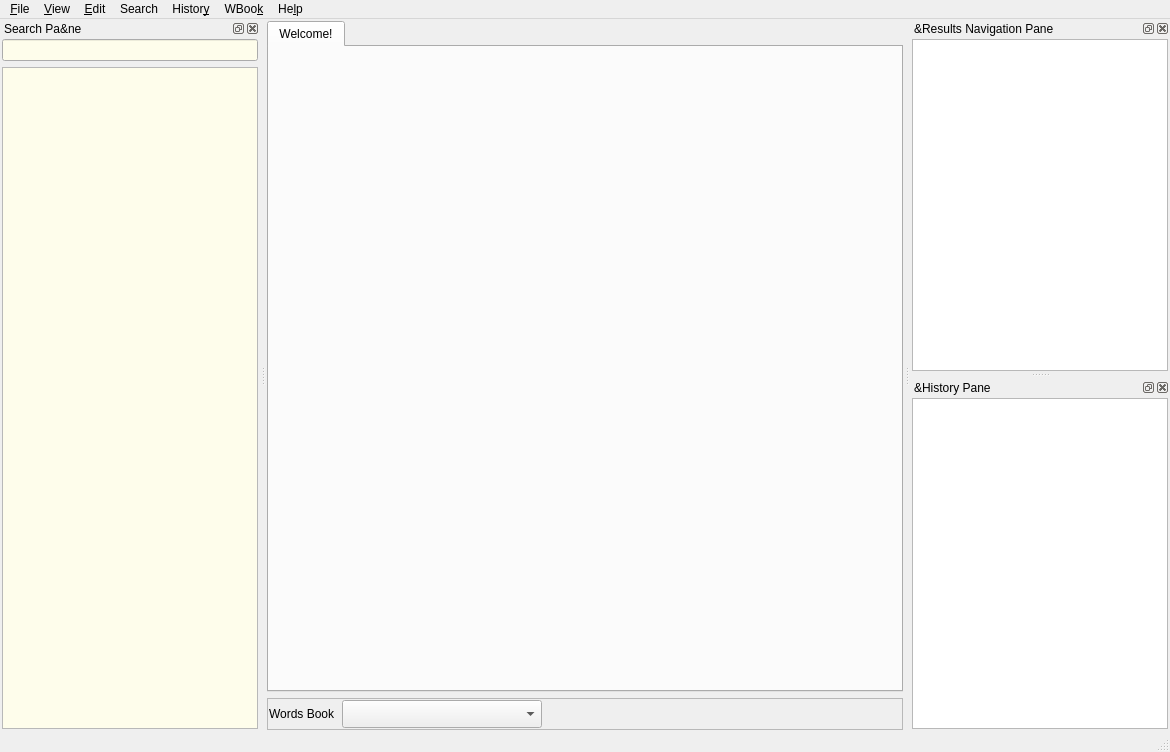
<?xml version="1.0" encoding="UTF-8"?>
<ui version="4.0">
 <class>MainWindow</class>
 <widget class="QMainWindow" name="MainWindow">
  <property name="geometry">
   <rect>
    <x>0</x>
    <y>0</y>
    <width>1170</width>
    <height>752</height>
   </rect>
  </property>
  <property name="windowTitle">
   <string notr="true">GoldenDict</string>
  </property>
  <widget class="QWidget" name="centralWidget">
   <layout class="QVBoxLayout" name="verticalLayout_centralWidget">
    <property name="leftMargin">
     <number>1</number>
    </property>
    <property name="topMargin">
     <number>2</number>
    </property>
    <property name="rightMargin">
     <number>1</number>
    </property>
    <property name="bottomMargin">
     <number>0</number>
    </property>
    <item>
     <widget class="MainTabWidget" name="tabWidget">
      <property name="currentIndex">
       <number>0</number>
      </property>
      <property name="iconSize">
       <size>
        <width>16</width>
        <height>16</height>
       </size>
      </property>
      <property name="elideMode">
       <enum>Qt::ElideRight</enum>
      </property>
      <widget class="QWidget" name="tab">
       <attribute name="title">
        <string>Welcome!</string>
       </attribute>
       <layout class="QHBoxLayout" name="horizontalLayout_4">
        <property name="leftMargin">
         <number>0</number>
        </property>
        <property name="topMargin">
         <number>0</number>
        </property>
        <property name="rightMargin">
         <number>0</number>
        </property>
        <property name="bottomMargin">
         <number>0</number>
        </property>
       </layout>
      </widget>
     </widget>
    </item>
    <item>
     <widget class="QFrame" name="frame_wordbook">
      <property name="minimumSize">
       <size>
        <width>0</width>
        <height>32</height>
       </size>
      </property>
      <property name="maximumSize">
       <size>
        <width>16777215</width>
        <height>32</height>
       </size>
      </property>
      <property name="styleSheet">
       <string notr="true">#comboBox_wordbook{
	padding-left:4px;
}</string>
      </property>
      <property name="frameShape">
       <enum>QFrame::StyledPanel</enum>
      </property>
      <property name="frameShadow">
       <enum>QFrame::Plain</enum>
      </property>
      <layout class="QHBoxLayout" name="horizontalLayout">
       <property name="spacing">
        <number>6</number>
       </property>
       <property name="leftMargin">
        <number>1</number>
       </property>
       <property name="topMargin">
        <number>1</number>
       </property>
       <property name="rightMargin">
        <number>1</number>
       </property>
       <property name="bottomMargin">
        <number>1</number>
       </property>
       <item>
        <widget class="QLabel" name="label_wbTitle">
         <property name="minimumSize">
          <size>
           <width>0</width>
           <height>28</height>
          </size>
         </property>
         <property name="text">
          <string>Words Book</string>
         </property>
        </widget>
       </item>
       <item>
        <widget class="QComboBox" name="comboBox_wordbook">
         <property name="sizePolicy">
          <sizepolicy hsizetype="Preferred" vsizetype="Preferred">
           <horstretch>0</horstretch>
           <verstretch>0</verstretch>
          </sizepolicy>
         </property>
         <property name="minimumSize">
          <size>
           <width>200</width>
           <height>28</height>
          </size>
         </property>
        </widget>
       </item>
       <item>
        <widget class="QLabel" name="label_wbCount">
         <property name="text">
          <string/>
         </property>
        </widget>
       </item>
       <item>
        <widget class="QWidget" name="widget_wbStar" native="true">
         <property name="minimumSize">
          <size>
           <width>0</width>
           <height>26</height>
          </size>
         </property>
         <property name="maximumSize">
          <size>
           <width>16777215</width>
           <height>26</height>
          </size>
         </property>
         <layout class="QHBoxLayout" name="horizontalLayout_wbStar">
          <property name="spacing">
           <number>0</number>
          </property>
          <property name="leftMargin">
           <number>0</number>
          </property>
          <property name="topMargin">
           <number>1</number>
          </property>
          <property name="rightMargin">
           <number>0</number>
          </property>
          <property name="bottomMargin">
           <number>1</number>
          </property>
          <item>
           <spacer name="horizontalSpacer">
            <property name="orientation">
             <enum>Qt::Horizontal</enum>
            </property>
            <property name="sizeHint" stdset="0">
             <size>
              <width>311</width>
              <height>20</height>
             </size>
            </property>
           </spacer>
          </item>
          <item>
           <widget class="QPushButton" name="pushButton_wbStar0">
            <property name="minimumSize">
             <size>
              <width>24</width>
              <height>24</height>
             </size>
            </property>
            <property name="maximumSize">
             <size>
              <width>24</width>
              <height>24</height>
             </size>
            </property>
            <property name="text">
             <string/>
            </property>
            <property name="icon">
             <iconset resource="resources.qrc">
              <normaloff>:/icons/closetab.png</normaloff>:/icons/closetab.png</iconset>
            </property>
            <property name="flat">
             <bool>true</bool>
            </property>
           </widget>
          </item>
          <item>
           <widget class="QPushButton" name="pushButton_wbStar1">
            <property name="minimumSize">
             <size>
              <width>24</width>
              <height>24</height>
             </size>
            </property>
            <property name="maximumSize">
             <size>
              <width>24</width>
              <height>24</height>
             </size>
            </property>
            <property name="text">
             <string/>
            </property>
            <property name="flat">
             <bool>true</bool>
            </property>
           </widget>
          </item>
          <item>
           <widget class="QPushButton" name="pushButton_wbStar2">
            <property name="minimumSize">
             <size>
              <width>24</width>
              <height>24</height>
             </size>
            </property>
            <property name="maximumSize">
             <size>
              <width>24</width>
              <height>24</height>
             </size>
            </property>
            <property name="text">
             <string/>
            </property>
            <property name="flat">
             <bool>true</bool>
            </property>
           </widget>
          </item>
          <item>
           <widget class="QPushButton" name="pushButton_wbStar3">
            <property name="minimumSize">
             <size>
              <width>24</width>
              <height>24</height>
             </size>
            </property>
            <property name="maximumSize">
             <size>
              <width>24</width>
              <height>24</height>
             </size>
            </property>
            <property name="text">
             <string/>
            </property>
            <property name="flat">
             <bool>true</bool>
            </property>
           </widget>
          </item>
          <item>
           <widget class="QPushButton" name="pushButton_wbStar4">
            <property name="minimumSize">
             <size>
              <width>24</width>
              <height>24</height>
             </size>
            </property>
            <property name="maximumSize">
             <size>
              <width>24</width>
              <height>24</height>
             </size>
            </property>
            <property name="text">
             <string/>
            </property>
            <property name="flat">
             <bool>true</bool>
            </property>
           </widget>
          </item>
          <item>
           <widget class="QPushButton" name="pushButton_wbStar5">
            <property name="minimumSize">
             <size>
              <width>24</width>
              <height>24</height>
             </size>
            </property>
            <property name="maximumSize">
             <size>
              <width>24</width>
              <height>24</height>
             </size>
            </property>
            <property name="text">
             <string/>
            </property>
            <property name="iconSize">
             <size>
              <width>16</width>
              <height>16</height>
             </size>
            </property>
            <property name="flat">
             <bool>true</bool>
            </property>
           </widget>
          </item>
         </layout>
        </widget>
       </item>
      </layout>
     </widget>
    </item>
   </layout>
  </widget>
  <widget class="QMenuBar" name="menubar">
   <property name="geometry">
    <rect>
     <x>0</x>
     <y>0</y>
     <width>1170</width>
     <height>23</height>
    </rect>
   </property>
   <widget class="QMenu" name="menuFile">
    <property name="title">
     <string>&amp;File</string>
    </property>
    <addaction name="newTab"/>
    <addaction name="separator"/>
    <addaction name="pageSetup"/>
    <addaction name="printPreview"/>
    <addaction name="print"/>
    <addaction name="separator"/>
    <addaction name="saveArticle"/>
    <addaction name="separator"/>
    <addaction name="rescanFiles"/>
    <addaction name="separator"/>
    <addaction name="actionCloseToTray"/>
    <addaction name="quit"/>
   </widget>
   <widget class="QMenu" name="menu_Edit">
    <property name="title">
     <string>&amp;Edit</string>
    </property>
    <addaction name="dictionaries"/>
    <addaction name="preferences"/>
   </widget>
   <widget class="QMenu" name="menu_Help">
    <property name="title">
     <string>He&amp;lp</string>
    </property>
    <addaction name="showReference"/>
    <addaction name="separator"/>
    <addaction name="visitHomepage"/>
    <addaction name="visitForum"/>
    <addaction name="separator"/>
    <addaction name="openConfigFolder"/>
    <addaction name="separator"/>
    <addaction name="about"/>
   </widget>
   <widget class="QMenu" name="menuView">
    <property name="title">
     <string>&amp;View</string>
    </property>
    <widget class="QMenu" name="menuZoom">
     <property name="title">
      <string>&amp;Zoom</string>
     </property>
    </widget>
    <addaction name="menuZoom"/>
   </widget>
   <widget class="QMenu" name="menuHistory">
    <property name="title">
     <string>Histor&amp;y</string>
    </property>
    <addaction name="showHideHistory"/>
    <addaction name="exportHistory"/>
    <addaction name="importHistory"/>
    <addaction name="separator"/>
    <addaction name="clearHistory"/>
   </widget>
   <widget class="QMenu" name="menuSearch">
    <property name="title">
     <string>Search</string>
    </property>
    <addaction name="searchInPageAction"/>
    <addaction name="fullTextSearchAction"/>
   </widget>
   <widget class="QMenu" name="menuWBook">
    <property name="title">
     <string>WBoo&amp;k</string>
    </property>
    <addaction name="actionAppendToWBook"/>
    <addaction name="actionAdd_removeFromWBook"/>
    <addaction name="actionOpenWordBook"/>
   </widget>
   <addaction name="menuFile"/>
   <addaction name="menuView"/>
   <addaction name="menu_Edit"/>
   <addaction name="menuSearch"/>
   <addaction name="menuHistory"/>
   <addaction name="menuWBook"/>
   <addaction name="menu_Help"/>
  </widget>
  <widget class="QDockWidget" name="searchPane">
   <property name="windowTitle">
    <string>Search Pa&amp;ne</string>
   </property>
   <attribute name="dockWidgetArea">
    <number>1</number>
   </attribute>
   <widget class="SearchPaneWidget" name="searchPaneWidget">
    <property name="sizePolicy">
     <sizepolicy hsizetype="Preferred" vsizetype="Preferred">
      <horstretch>0</horstretch>
      <verstretch>0</verstretch>
     </sizepolicy>
    </property>
    <layout class="QVBoxLayout" name="verticalLayout">
     <property name="leftMargin">
      <number>2</number>
     </property>
     <property name="topMargin">
      <number>1</number>
     </property>
     <property name="rightMargin">
      <number>2</number>
     </property>
     <property name="bottomMargin">
      <number>1</number>
     </property>
     <item>
      <widget class="QLineEdit" name="translateLine">
       <property name="minimumSize">
        <size>
         <width>200</width>
         <height>0</height>
        </size>
       </property>
       <property name="baseSize">
        <size>
         <width>0</width>
         <height>0</height>
        </size>
       </property>
       <property name="palette">
        <palette>
         <active>
          <colorrole role="Base">
           <brush brushstyle="SolidPattern">
            <color alpha="255">
             <red>254</red>
             <green>253</green>
             <blue>235</blue>
            </color>
           </brush>
          </colorrole>
         </active>
         <inactive>
          <colorrole role="Base">
           <brush brushstyle="SolidPattern">
            <color alpha="255">
             <red>254</red>
             <green>253</green>
             <blue>235</blue>
            </color>
           </brush>
          </colorrole>
         </inactive>
         <disabled>
          <colorrole role="Base">
           <brush brushstyle="SolidPattern">
            <color alpha="255">
             <red>255</red>
             <green>255</green>
             <blue>255</blue>
            </color>
           </brush>
          </colorrole>
         </disabled>
        </palette>
       </property>
       <property name="frame">
        <bool>true</bool>
       </property>
      </widget>
     </item>
     <item>
      <widget class="WordList" name="wordList">
       <property name="palette">
        <palette>
         <active>
          <colorrole role="Base">
           <brush brushstyle="SolidPattern">
            <color alpha="255">
             <red>254</red>
             <green>253</green>
             <blue>235</blue>
            </color>
           </brush>
          </colorrole>
         </active>
         <inactive>
          <colorrole role="Base">
           <brush brushstyle="SolidPattern">
            <color alpha="255">
             <red>254</red>
             <green>253</green>
             <blue>235</blue>
            </color>
           </brush>
          </colorrole>
         </inactive>
         <disabled>
          <colorrole role="Base">
           <brush brushstyle="SolidPattern">
            <color alpha="255">
             <red>255</red>
             <green>255</green>
             <blue>255</blue>
            </color>
           </brush>
          </colorrole>
         </disabled>
        </palette>
       </property>
      </widget>
     </item>
    </layout>
   </widget>
  </widget>
  <widget class="QDockWidget" name="dictsPane">
   <property name="windowTitle">
    <string>&amp;Results Navigation Pane</string>
   </property>
   <attribute name="dockWidgetArea">
    <number>2</number>
   </attribute>
   <widget class="DictsPaneWidget" name="dictsPaneWidget">
    <layout class="QVBoxLayout" name="verticalLayout_2">
     <property name="leftMargin">
      <number>2</number>
     </property>
     <property name="topMargin">
      <number>1</number>
     </property>
     <property name="rightMargin">
      <number>2</number>
     </property>
     <property name="bottomMargin">
      <number>1</number>
     </property>
     <item>
      <widget class="QListWidget" name="dictsList"/>
     </item>
    </layout>
   </widget>
  </widget>
  <widget class="QDockWidget" name="historyPane">
   <property name="windowTitle">
    <string>&amp;History Pane</string>
   </property>
   <attribute name="dockWidgetArea">
    <number>2</number>
   </attribute>
   <widget class="HistoryPaneWidget" name="historyPaneWidget">
    <layout class="QVBoxLayout" name="verticalLayout_3">
     <property name="spacing">
      <number>2</number>
     </property>
     <property name="leftMargin">
      <number>2</number>
     </property>
     <property name="topMargin">
      <number>1</number>
     </property>
     <property name="rightMargin">
      <number>2</number>
     </property>
     <property name="bottomMargin">
      <number>1</number>
     </property>
     <item>
      <widget class="QListView" name="historyList"/>
     </item>
    </layout>
   </widget>
  </widget>
  <widget class="QStatusBar" name="statusBar"/>
  <action name="dictionaries">
   <property name="icon">
    <iconset resource="resources.qrc">
     <normaloff>:/icons/book.png</normaloff>:/icons/book.png</iconset>
   </property>
   <property name="text">
    <string>&amp;Dictionaries...</string>
   </property>
   <property name="shortcut">
    <string>F3</string>
   </property>
   <property name="menuRole">
    <enum>QAction::NoRole</enum>
   </property>
  </action>
  <action name="preferences">
   <property name="icon">
    <iconset resource="resources.qrc">
     <normaloff>:/icons/configure.png</normaloff>:/icons/configure.png</iconset>
   </property>
   <property name="text">
    <string>&amp;Preferences...</string>
   </property>
   <property name="shortcut">
    <string>F4</string>
   </property>
   <property name="menuRole">
    <enum>QAction::PreferencesRole</enum>
   </property>
  </action>
  <action name="visitHomepage">
   <property name="text">
    <string>&amp;Homepage</string>
   </property>
   <property name="menuRole">
    <enum>QAction::NoRole</enum>
   </property>
  </action>
  <action name="about">
   <property name="text">
    <string>&amp;About</string>
   </property>
   <property name="toolTip">
    <string>About GoldenDict</string>
   </property>
   <property name="menuRole">
    <enum>QAction::AboutRole</enum>
   </property>
  </action>
  <action name="quit">
   <property name="text">
    <string>&amp;Quit</string>
   </property>
   <property name="toolTip">
    <string>Quit from application</string>
   </property>
   <property name="shortcut">
    <string>Ctrl+Q</string>
   </property>
   <property name="menuRole">
    <enum>QAction::QuitRole</enum>
   </property>
  </action>
  <action name="visitForum">
   <property name="text">
    <string>&amp;Forum</string>
   </property>
   <property name="menuRole">
    <enum>QAction::NoRole</enum>
   </property>
  </action>
  <action name="actionCloseToTray">
   <property name="text">
    <string>&amp;Close To Tray</string>
   </property>
   <property name="toolTip">
    <string>Minimizes the window to tray</string>
   </property>
   <property name="shortcut">
    <string>Ctrl+F4</string>
   </property>
   <property name="menuRole">
    <enum>QAction::NoRole</enum>
   </property>
  </action>
  <action name="saveArticle">
   <property name="icon">
    <iconset resource="resources.qrc">
     <normaloff>:/icons/filesave.png</normaloff>:/icons/filesave.png</iconset>
   </property>
   <property name="text">
    <string>&amp;Save Article</string>
   </property>
   <property name="toolTip">
    <string>Save Article</string>
   </property>
   <property name="shortcut">
    <string>F2</string>
   </property>
   <property name="menuRole">
    <enum>QAction::NoRole</enum>
   </property>
  </action>
  <action name="print">
   <property name="icon">
    <iconset resource="resources.qrc">
     <normaloff>:/icons/print.png</normaloff>:/icons/print.png</iconset>
   </property>
   <property name="text">
    <string>&amp;Print</string>
   </property>
   <property name="shortcut">
    <string>Ctrl+P</string>
   </property>
   <property name="menuRole">
    <enum>QAction::NoRole</enum>
   </property>
  </action>
  <action name="pageSetup">
   <property name="text">
    <string>Page Set&amp;up</string>
   </property>
   <property name="menuRole">
    <enum>QAction::NoRole</enum>
   </property>
  </action>
  <action name="printPreview">
   <property name="text">
    <string>Print Pre&amp;view</string>
   </property>
   <property name="menuRole">
    <enum>QAction::NoRole</enum>
   </property>
  </action>
  <action name="rescanFiles">
   <property name="text">
    <string>&amp;Rescan Files</string>
   </property>
   <property name="shortcut">
    <string>Ctrl+F5</string>
   </property>
   <property name="menuRole">
    <enum>QAction::NoRole</enum>
   </property>
  </action>
  <action name="clearHistory">
   <property name="text">
    <string>&amp;Clear</string>
   </property>
   <property name="menuRole">
    <enum>QAction::NoRole</enum>
   </property>
  </action>
  <action name="newTab">
   <property name="icon">
    <iconset resource="resources.qrc">
     <normaloff>:/icons/addtab.png</normaloff>:/icons/addtab.png</iconset>
   </property>
   <property name="text">
    <string>&amp;New Tab</string>
   </property>
   <property name="shortcut">
    <string>Ctrl+T</string>
   </property>
   <property name="shortcutContext">
    <enum>Qt::WidgetShortcut</enum>
   </property>
   <property name="menuRole">
    <enum>QAction::NoRole</enum>
   </property>
  </action>
  <action name="openConfigFolder">
   <property name="text">
    <string>&amp;Configuration Folder</string>
   </property>
   <property name="menuRole">
    <enum>QAction::NoRole</enum>
   </property>
  </action>
  <action name="showHideHistory">
   <property name="text">
    <string>&amp;Show</string>
   </property>
   <property name="shortcut">
    <string>Ctrl+H</string>
   </property>
   <property name="menuRole">
    <enum>QAction::NoRole</enum>
   </property>
  </action>
  <action name="exportHistory">
   <property name="text">
    <string>&amp;Export</string>
   </property>
   <property name="menuRole">
    <enum>QAction::NoRole</enum>
   </property>
  </action>
  <action name="importHistory">
   <property name="text">
    <string>&amp;Import</string>
   </property>
   <property name="menuRole">
    <enum>QAction::NoRole</enum>
   </property>
  </action>
  <action name="alwaysOnTop">
   <property name="checkable">
    <bool>true</bool>
   </property>
   <property name="text">
    <string>&amp;Always on Top</string>
   </property>
   <property name="toolTip">
    <string>Always on Top</string>
   </property>
   <property name="shortcut">
    <string>Ctrl+O</string>
   </property>
  </action>
  <action name="menuOptions">
   <property name="icon">
    <iconset resource="resources.qrc">
     <normaloff>:/icons/menu_button.png</normaloff>:/icons/menu_button.png</iconset>
   </property>
   <property name="text">
    <string>Menu Button</string>
   </property>
   <property name="toolTip">
    <string>Menu Button</string>
   </property>
  </action>
  <action name="searchInPageAction">
   <property name="text">
    <string>&amp;Search in page</string>
   </property>
   <property name="shortcut">
    <string>Ctrl+F</string>
   </property>
   <property name="menuRole">
    <enum>QAction::TextHeuristicRole</enum>
   </property>
  </action>
  <action name="fullTextSearchAction">
   <property name="text">
    <string>&amp;Full-text search</string>
   </property>
   <property name="shortcut">
    <string>Ctrl+Shift+F</string>
   </property>
   <property name="shortcutContext">
    <enum>Qt::WidgetWithChildrenShortcut</enum>
   </property>
   <property name="menuRole">
    <enum>QAction::TextHeuristicRole</enum>
   </property>
  </action>
  <action name="showReference">
   <property name="text">
    <string>&amp;GoldenDict reference</string>
   </property>
   <property name="shortcut">
    <string>F1</string>
   </property>
  </action>
  <action name="actionAppendToWBook">
   <property name="icon">
    <iconset resource="resources.qrc">
     <normaloff>:/icons/addtab.png</normaloff>:/icons/addtab.png</iconset>
   </property>
   <property name="text">
    <string>&amp;Append</string>
   </property>
   <property name="shortcut">
    <string>F8</string>
   </property>
  </action>
  <action name="actionAdd_removeFromWBook">
   <property name="icon">
    <iconset resource="resources.qrc">
     <normaloff>:/icons/closetab.png</normaloff>:/icons/closetab.png</iconset>
   </property>
   <property name="text">
    <string>&amp;Remove</string>
   </property>
   <property name="shortcut">
    <string>F7</string>
   </property>
  </action>
  <action name="actionOpenWordBook">
   <property name="icon">
    <iconset resource="resources.qrc">
     <normaloff>:/icons/icon32_aard.png</normaloff>:/icons/icon32_aard.png</iconset>
   </property>
   <property name="text">
    <string>&amp;Open Word Book</string>
   </property>
  </action>
 </widget>
 <customwidgets>
  <customwidget>
   <class>SearchPaneWidget</class>
   <extends>QWidget</extends>
   <header>searchpanewidget.hh</header>
   <container>1</container>
  </customwidget>
  <customwidget>
   <class>DictsPaneWidget</class>
   <extends>QWidget</extends>
   <header>dictspanewidget.hh</header>
   <container>1</container>
  </customwidget>
  <customwidget>
   <class>MainTabWidget</class>
   <extends>QTabWidget</extends>
   <header>maintabwidget.hh</header>
   <container>1</container>
  </customwidget>
  <customwidget>
   <class>HistoryPaneWidget</class>
   <extends>QWidget</extends>
   <header>historypanewidget.hh</header>
   <container>1</container>
  </customwidget>
  <customwidget>
   <class>WordList</class>
   <extends>QListWidget</extends>
   <header>wordlist.hh</header>
  </customwidget>
 </customwidgets>
 <tabstops>
  <tabstop>translateLine</tabstop>
  <tabstop>tabWidget</tabstop>
  <tabstop>dictsList</tabstop>
 </tabstops>
 <resources>
  <include location="resources.qrc"/>
 </resources>
 <connections/>
</ui>
